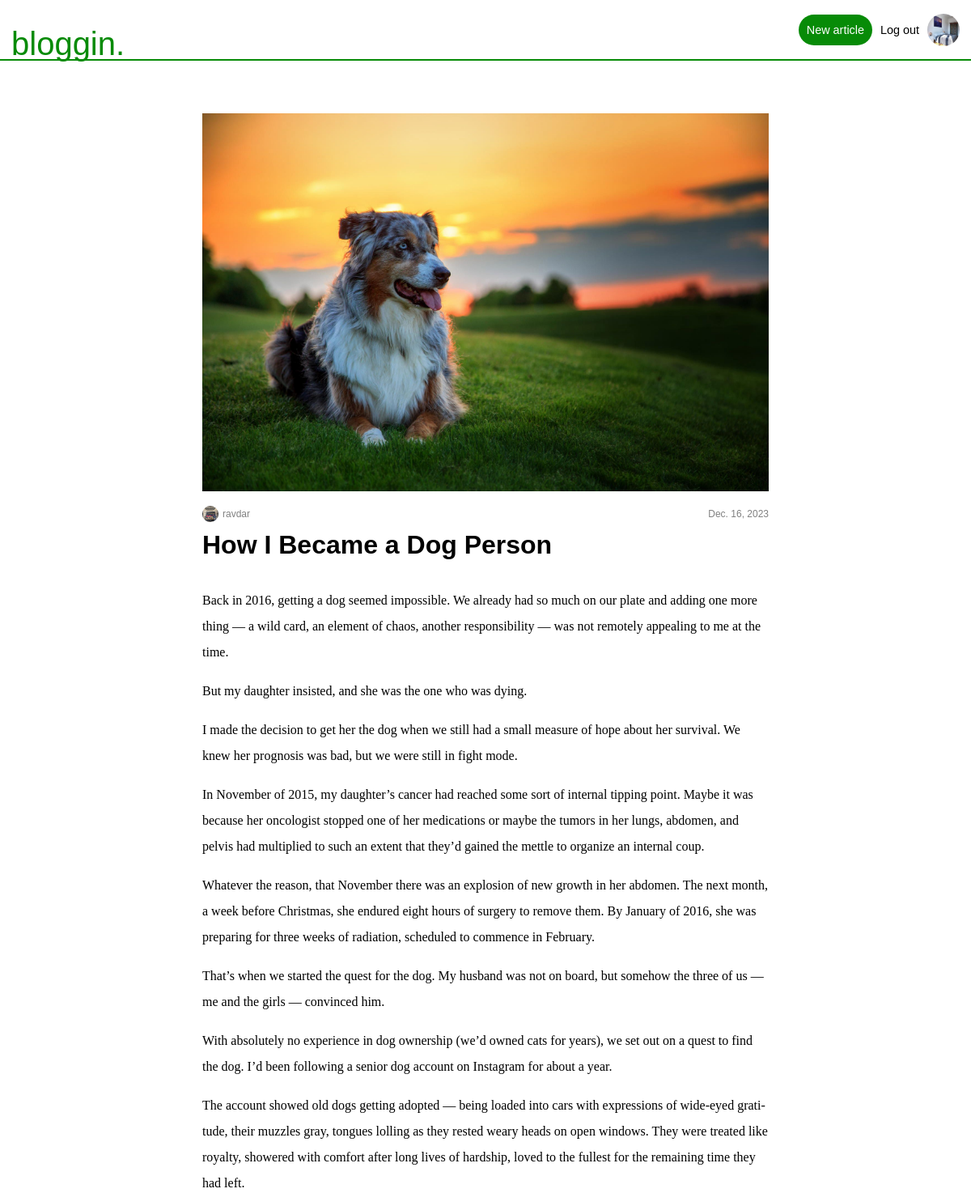
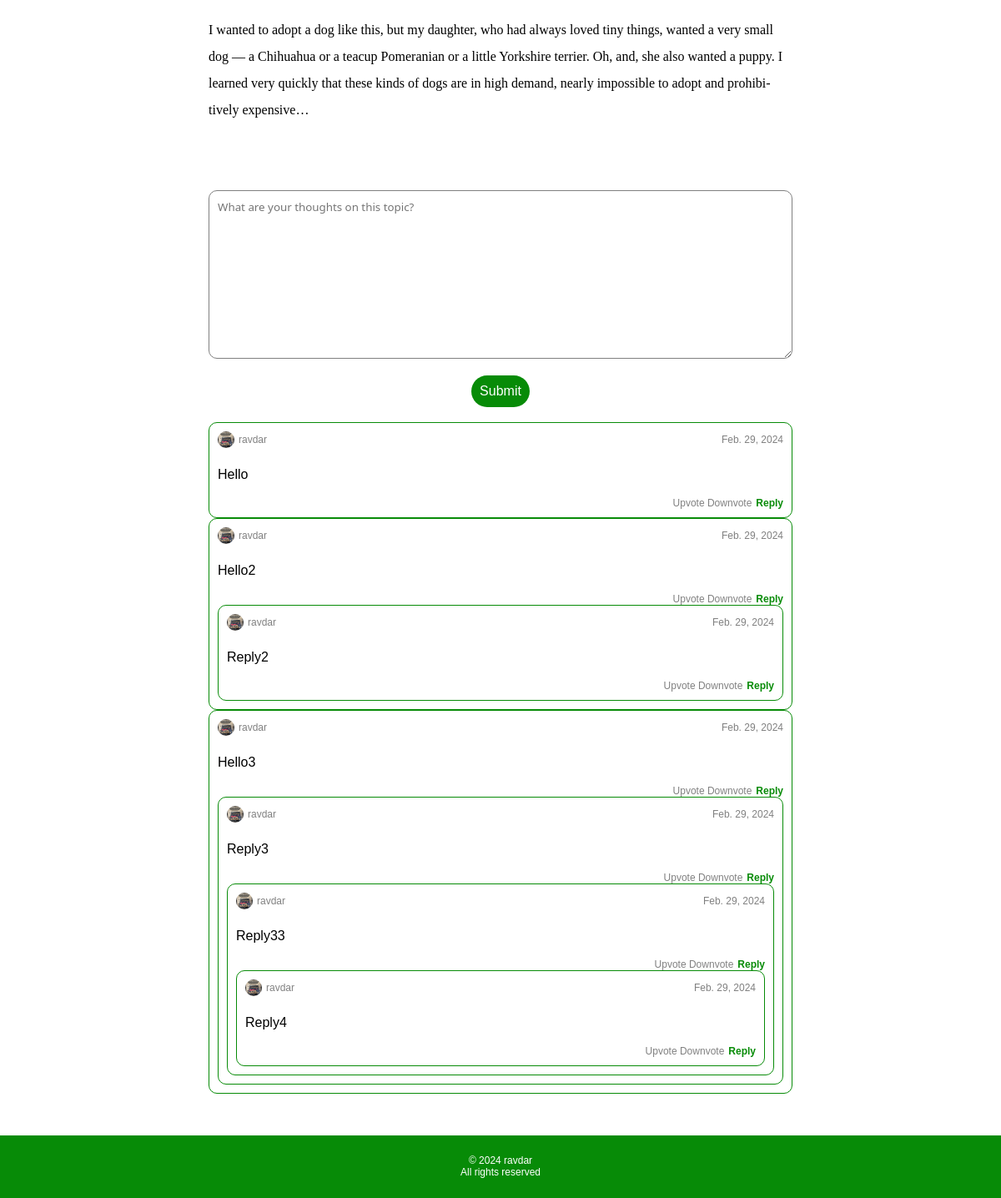
The page /how-i-became-a-dog/ (signed in) on the database its author committed (2 pictures, top to bottom).
### users/models.py (models this page shows, shortened)
class Profile(models.Model):
    user = models.OneToOneField(User, on_delete=models.CASCADE)
    profile_picture = models.ImageField(null=True, blank=True, default="images/default_pp.jpg", upload_to="images/")

### mainapp/models.py (models this page shows, shortened)
class Article(models.Model):
    owner = models.ForeignKey(User, on_delete=models.CASCADE)
    title = models.CharField(max_length=200)
    body = RichTextField(blank=True, null=True)
    publication_date = models.DateField()
    last_edit_date = models.DateField(null=True, blank=True)
    image = models.ImageField(null=True, blank=True, upload_to="images/")
    url = models.CharField(max_length=200, default='doesnotwork')
    upvotes = models.IntegerField(default=0)
    downvotes = models.IntegerField(default=0)
    total_votes = models.IntegerField(default=0)
    topics = models.ManyToManyField(Topic, blank=True)
    model_name = "article"

class Comment(models.Model):
    owner = models.ForeignKey(User, on_delete=models.CASCADE)
    article = models.ForeignKey(Article, on_delete=models.CASCADE)
    text = models.TextField()
    publication_date = models.DateField()
    last_edit_date = models.DateField(null=True, blank=True)
    model_name = "comment"

class Subcomment(models.Model):
    owner = models.ForeignKey(User, on_delete=models.CASCADE)
    article = models.ForeignKey(Article, on_delete=models.CASCADE)
    parent_comment = models.ForeignKey(Comment, related_name="subcomments", on_delete=models.CASCADE)
    text = models.TextField()
    publication_date = models.DateField()
    last_edit_date = models.DateField(null=True, blank=True)
    model_name = "comment"

### mainapp/views.py (the view)
# urls.py: path("<str:article_url>/", views.read_article_view, name="read_article_view"),
def read_article_view(request, article_url):
    article = get_object_or_404(Article, url=article_url)
    comments = Comment.objects.filter(article=article)
    if request.method == "POST":
        comment_form = NewComment(request.POST)
        subcomment_form = NewSubcomment(request.POST)
        form_type = request.POST.get('form_type')
        if form_type == 'comment_form':
            if comment_form.is_valid():
                new_comment = comment_form.save(commit=False)
                new_comment.publication_date = timezone.now()
                new_comment.article = article
                new_comment.owner = request.user
                new_comment.save()
        elif form_type == 'subcomment_form':
            if subcomment_form.is_valid():
                parent_comment_id = request.POST.get('parent_comment_id')
                parent_comment = get_object_or_404(Comment, pk=parent_comment_id)
                new_subcomment = subcomment_form.save(commit=False)
                new_subcomment.publication_date = timezone.now()
                new_subcomment.article = article
                new_subcomment.owner = request.user
                new_subcomment.parent_comment = parent_comment
                new_subcomment.save()
        comment_form = NewComment()
        subcomment_form = NewSubcomment()
        return render(request, "mainapp/read_article.html", {
            "article": article,
            "comments": comments,
            "comment_form": comment_form,
            "subcomment_form": subcomment_form
        })
    else:
        comment_form = NewComment()
        subcomment_form = NewSubcomment()
    return render(request, "mainapp/read_article.html", {
        "article": article,
        "comments": comments,
        "comment_form": comment_form,
        "subcomment_form": subcomment_form
    })

### mainapp/forms.py
class NewComment(forms.ModelForm):
    class Meta:
        model = Comment
        fields = ["text"]

class NewSubcomment(forms.ModelForm):
    class Meta:
        model = Subcomment
        fields=["text"]

### mainapp/templates/mainapp/read_article.html (shortened to what this page needs)
{% extends "mainapp/main.html" %}
{% load widget_tweaks %}
{%block content %}
<main class="read-article-main center">
    <section class="article-display">
        <img src="{{ article.image.url }}" alt="Article image">
        <br>
        <div class="author-and-date">
            <div class="author center"><a href="{% url 'mainapp:user_profile' article.owner.username %}"><img
                        src="{{article.owner.profile.profile_picture.url}}" alt="Profile picture" height="20"
                        width="20"></a>
                <a href="{% url 'mainapp:user_profile' article.owner.username %}">{{article.owner.username}}</a>
            </div>{{article.publication_date}}
        </div>
        <article>
            <h1>{{article.title}}</h1>
            <p>{{article.body|safe}}</p>
        </article>
    </section>
    <section class="comments">
        <form method="post">
            {{comment_form.text|add_class:"form-control wid"|attr:"placeholder:What are your thoughts on this topic?"}}
            {% if user.is_authenticated %}
            <button type="submit">Submit</button>
            {% else %}
            <p>You have to be <span><a href="{% url 'users:login' %}">logged</a></span> to
                post comments.</p>
            {% endif %}
            <br>
        </form>
        {% for comment in comments %}
        <div class="comment-container">
            <div class="author-and-date">
                <div class="author center">
                    <a href="{% url 'mainapp:user_profile' comment.owner.username %}"><img
                            src="{{article.owner.profile.profile_picture.url}}" class="profile-picture-radius"
                            width="20px" height="20px" loading="lazy" alt="Profile picture"></a>
                    <a href="{% url 'mainapp:user_profile' comment.owner.username %}">
                        {{comment.owner.username}}
                    </a>
                </div>
                {{comment.publication_date}}
            </div>
            <br>
            <p>{{comment.text}}</p>
            <br>
            <div class="comment-tools">
                Upvote
                Downvote
                <button onclick="displaySubcommentForm('{{ comment.id }}')">Reply</button>
            </div>
            {% for subcomment in comment.subcomments.all %}
            <div class="comment-container">
                <div class="author-and-date">
                    <div class="author center">
                        <a href="{% url 'mainapp:user_profile' subcomment.owner.username %}"><img
                                src="{{article.owner.profile.profile_picture.url}}" class="profile-picture-radius"
                                width="20px" height="20px" loading="lazy" alt="Profile picture"></a>
                        <a href="{% url 'mainapp:user_profile' subcomment.owner.username %}">
                            {{subcomment.owner.username}}
                        </a>
                    </div>
                    {{subcomment.publication_date}}
                </div>
                <br>
                <p>{{subcomment.text}}</p>
                <br>
                <div class="comment-tools">
                    Upvote
                    Downvote
                    <button onclick="displaySubcommentForm('{{ comment.id }}')">Reply</button>
                </div>
                {% endfor %}
            </div>
        </div>
        {% endfor %}
    </section>
</main>
{% endblock content %}

### mainapp/templates/mainapp/main.html (shortened to what this page needs)
{% load static %}
<!DOCTYPE html>
<html lang="en">
<head>
    <link rel="stylesheet" type="text/css" href="{% static 'styles.css' %}">
</head>
<body>
    <header class="center">
        <div class="header-content">
            <a href="{% url 'mainapp:main_view' %}" class="logotype">bloggin.</a>
            <div class="header-buttons">
                {% if request.user.is_authenticated %}
                <button><a class="button-a" href="{% url 'mainapp:new_article_view' %}">New article</a></button>
                <a href="{% url 'users:logout' %}">Log out</a>
                <a href="{% url 'mainapp:user_profile' user.username %}"><img class="profile-picture-radius" width="30"
                        height="30" loading="lazy" alt="Profile picture"
                        src="{{ user.profile.profile_picture.url }}"></a>
                {% else %}
                <a href="{% url 'users:login' %}">Login</a>
                <button><a class="button-a" href="{% url 'users:register_view' %}">Register</a></button>
                {% endif %}
            </div>
        </div>
    </header>
    {% block content %}{% endblock content %}
    <footer class="center">
        &copy 2024 ravdar
        <br>
        All rights reserved
    </footer>
</body>
</html>

### mainapp/static/styles.css (style rules this page uses)
:root { --MAIN-GREEN: rgb(7, 139, 7); --LIGHT-GREEN: rgb(9, 164, 9); --MAIN-FONT: sans-serif; --PAGE-WIDTH: 1192px; --PP-RADIUS: 50% }
* { margin: 0; padding: 0; box-sizing: border-box; }
img { display: block; max-width: 100%; }
html { scroll-behavior: smooth; }
body { color: black; font-family: var(--MAIN-FONT); min-height: 100vh; display: flex; flex-direction: column; align-items: center; }
a { text-decoration: none; color: black; transition: border-color 0.1s ease; }
button { border-radius: 99em; padding: 10px; font-size: 1rem; background-color: transparent; }
.button-a { color: white; }
header { border-bottom: 2px solid var(--MAIN-GREEN); position: fixed; width: 100%; min-height: 50px; background-color: white; z-index: 1; }
header a { font-size: 0.9em; }
header button { background-color: var(--MAIN-GREEN); border: none; color: white; }
.center { display: flex; justify-content: center; align-items: center; text-align: center; }
main { width: 100%; max-width: var(--PAGE-WIDTH); padding-top: 60px; }
.header-content { display: flex; justify-content: end; max-width: var(--PAGE-WIDTH); align-items: end; height: 100%; width: 100%; position: relative; }
.header-content div { height: 100%; display: flex; align-items: center; gap: 8px; margin-right: 10px; }
.profile-picture-radius { border-radius: var(--PP-RADIUS); }
.logotype { font-size: 2rem; color: var(--MAIN-GREEN); margin: 0 0 -2px 10px; font-family: var(--MAIN-FONT); position: absolute; left: 0; bottom: -5px; }
.author-and-date { display: flex; justify-content: space-between; color: gray; font-size: 0.75em; margin-bottom: 5px; align-items: center; }
.author { gap: 5px; }
.author a { color: gray; }
.author img { height: 20px; width: 20px; border-radius: var(--PP-RADIUS); }
footer { background-color: var(--MAIN-GREEN); min-height: 75px; min-width: 100%; color: white; font-size: 0.75em; margin-top: 50px; }
form { display: flex; flex-direction: column; align-items: center; }
form button { background-color: var(--MAIN-GREEN); width: fit-content; border: none; color: white; }
.form-control { text-align: center; border: 1px solid grey; border-radius: 10px; padding: 10px; margin-bottom: 20px; }
.read-article-main { margin-top: 140px; flex-direction: column; flex: 1; max-width: 700px; padding: 0px 10px; }
article { text-align: left; hyphens: auto; margin-top: 10px; margin-bottom: 40px; }
article h1 { font-size: 2em; }
article p { margin-bottom: 1em; font-family: 'Georgia'; line-height: 2em; }
.comments { width: 100%; }
.wid { margin-top: 40px; width: 100%; text-align: left; font-family: 'Segoe UI', Tahoma, Geneva, Verdana, sans-serif; }
.comment-container { border-radius: 10px; border: 1px solid var(--MAIN-GREEN); text-align: left; padding: 10px; }
.comment-tools { display: flex; justify-content: end; font-size: 0.75em; color: grey; align-items: end; gap: 5px; }
.comment-tools button { border: none; padding: 0; font-size: 0.75rem; color: var(--MAIN-GREEN); font-weight: bold; }
@media screen and (min-width:1192px) { header { min-height: 75px; } }
@media screen and (min-width:1192px) { main { padding-top: 95px; } }
@media screen and (min-width:1192px) { .logotype { font-size: 2.5rem; bottom: -18px; } }
@media screen and (min-width:1192px) { .header-content div { gap: 10px; } }
@media screen and (min-width:1192px) { .header-content img { height: 40px; width: 40px; } }
@media screen and (min-width:1192px) { .read-article-main { padding: 0; } }

### rows shown on the page
Article: image (picture), owner.profile.profile_picture (picture), owner.username "ravdar", publication_date "Dec. 16, 2023", title "How I Became a Dog Person", body "Back in 2016, getting a dog seemed impossible. We already had so much on our plate and adding one more thing — a wild card, an element of chaos, another responsibility — was not remotely appealing to me at the time. But my daughter insisted, and she was the one who was dying. I made the decision to get her the dog when we still had a small measure of hope about her survival. We knew her prognosis was bad, but we were still in fight mode. In November of 2015, my daughter’s cancer had reached some sort of internal tipping point. Maybe it was because her oncologist stopped one of her medications or maybe the tumors in her lungs, abdomen, and pelvis had multiplied to such an extent that they’d…"
Comment: owner.profile.profile_picture (picture), owner.username "ravdar", publication_date "Feb. 29, 2024", text "Hello"
Comment: owner.profile.profile_picture (picture), owner.username "ravdar", publication_date "Feb. 29, 2024", text "Hello2"
Subcomment: owner.profile.profile_picture (picture), owner.username "ravdar", publication_date "Feb. 29, 2024", text "Reply2"
Comment: owner.profile.profile_picture (picture), owner.username "ravdar", publication_date "Feb. 29, 2024", text "Hello3"
Subcomment: owner.profile.profile_picture (picture), owner.username "ravdar", publication_date "Feb. 29, 2024", text "Reply3"
Subcomment: owner.profile.profile_picture (picture), owner.username "ravdar", publication_date "Feb. 29, 2024", text "Reply33"
Subcomment: owner.profile.profile_picture (picture), owner.username "ravdar", publication_date "Feb. 29, 2024", text "Reply4"
